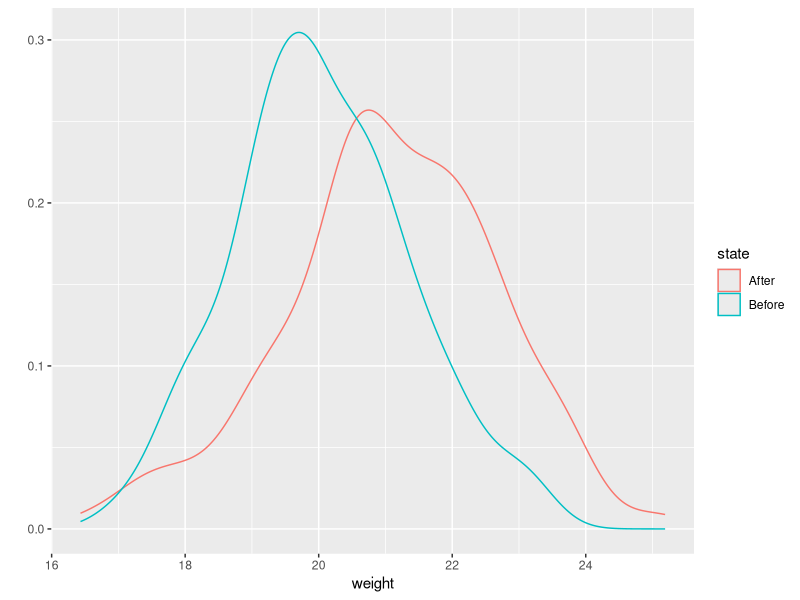
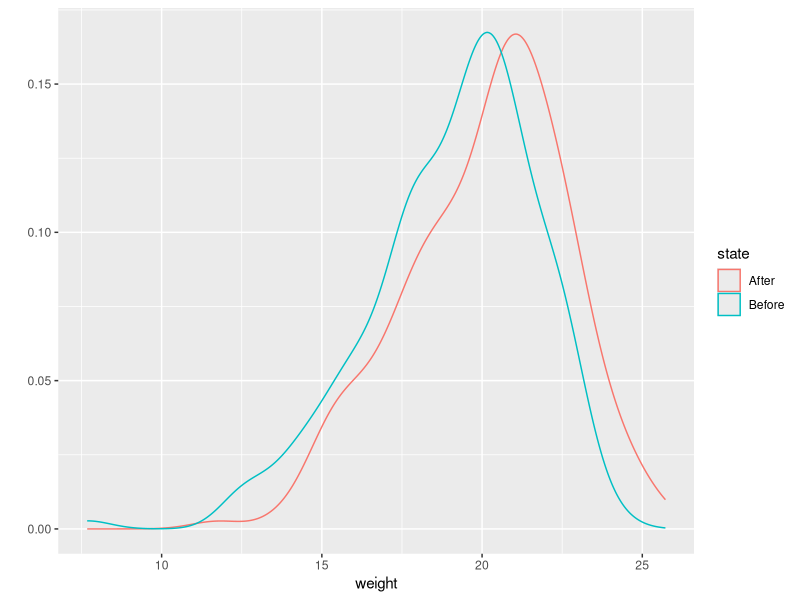
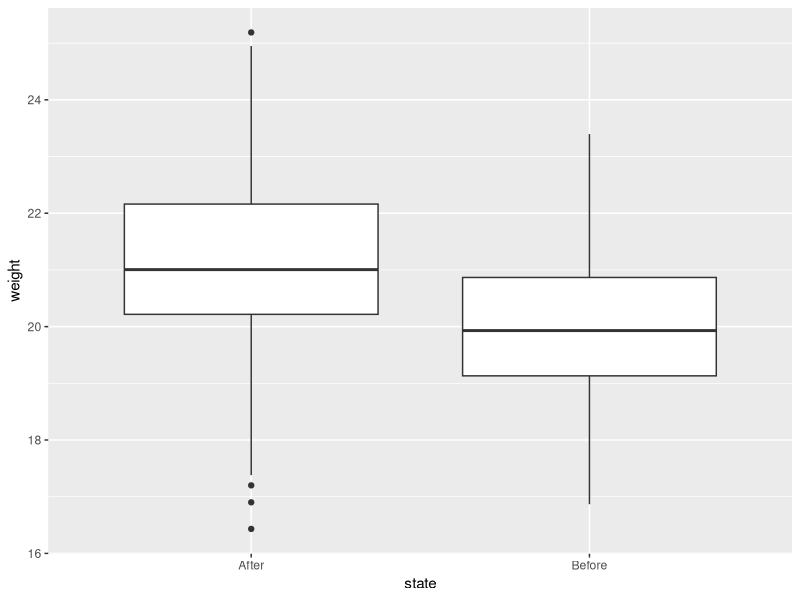
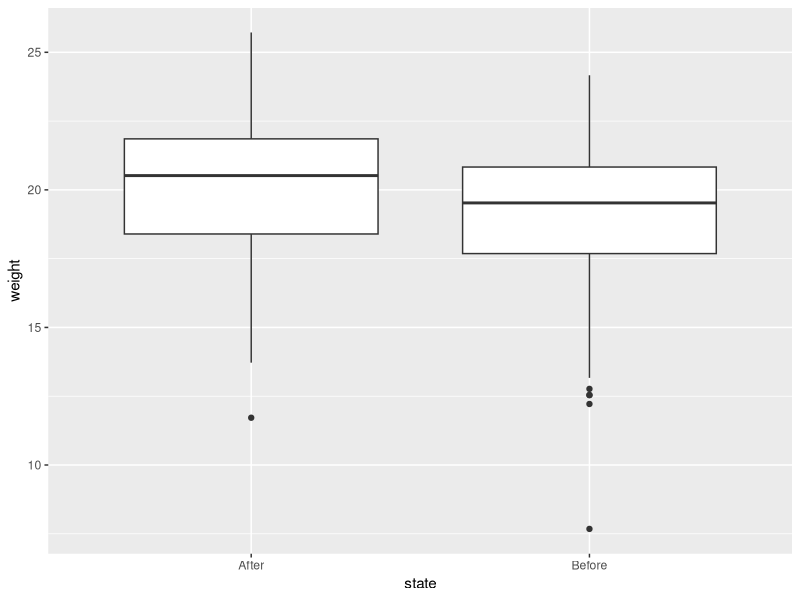
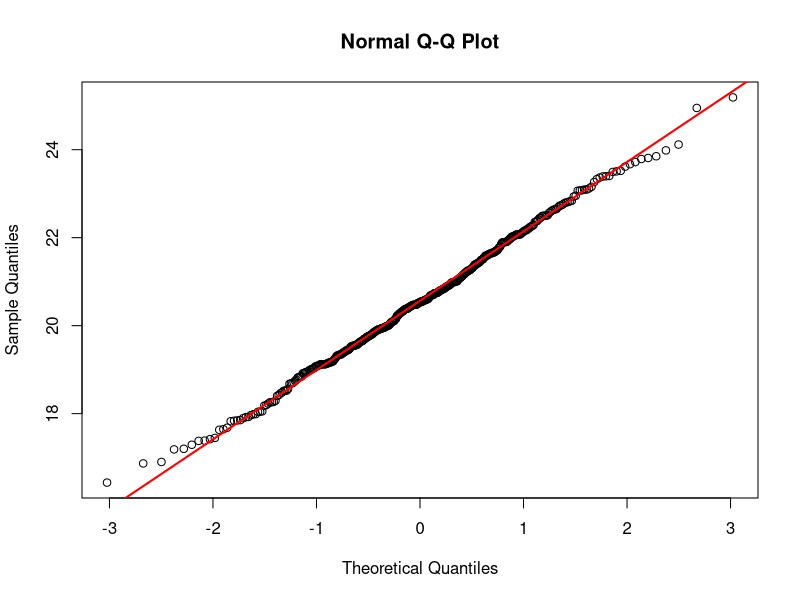
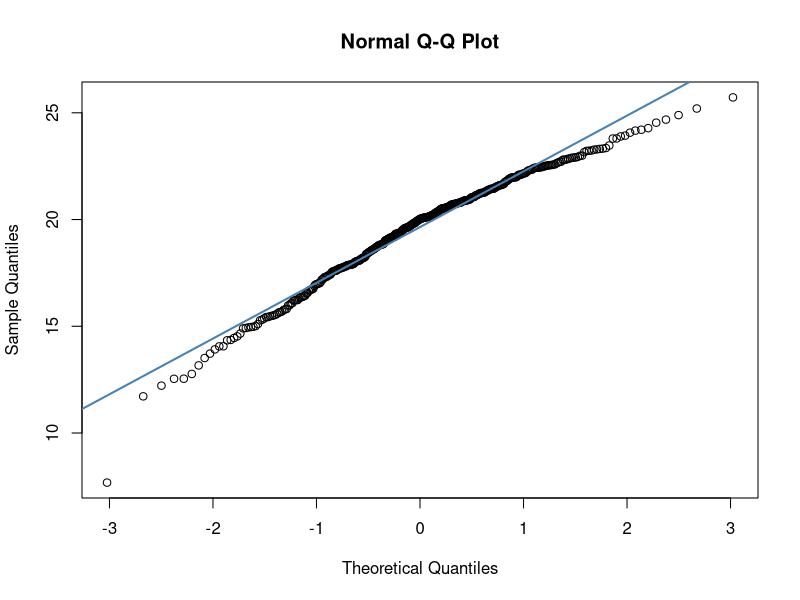
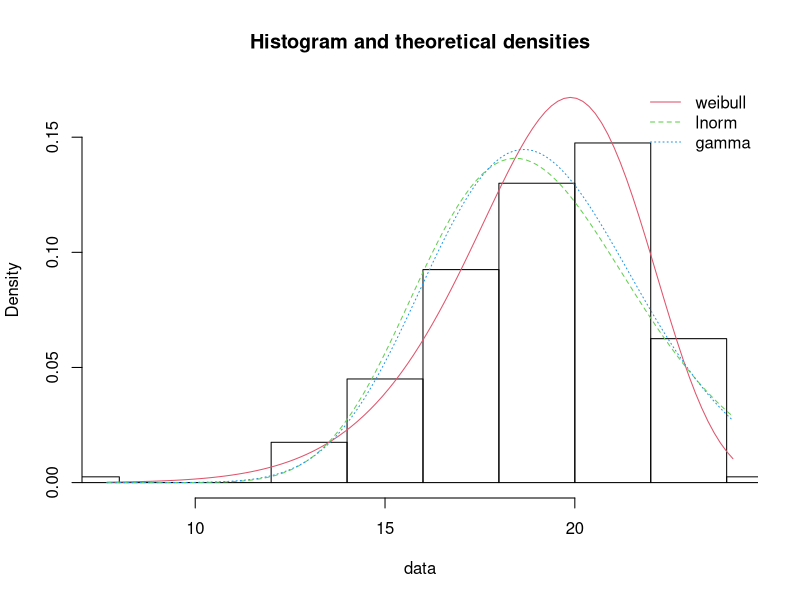
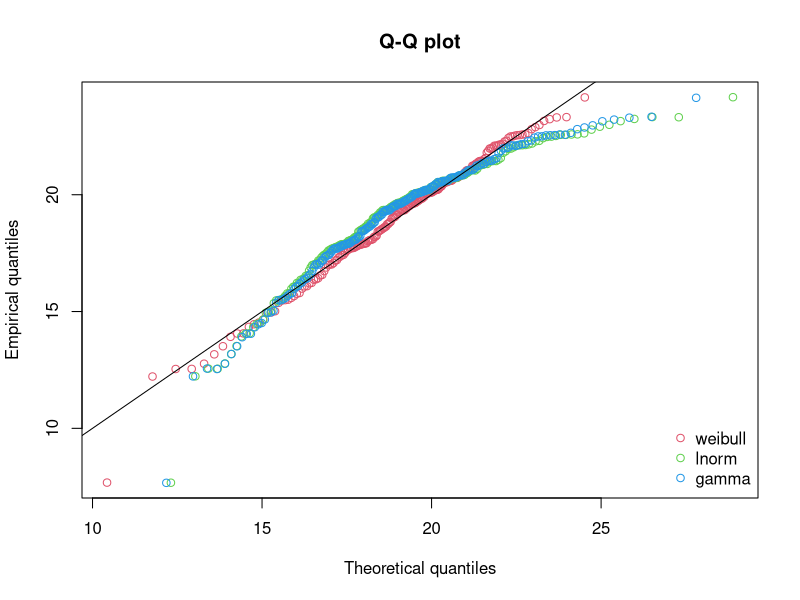

Write R code to recreate these figures, in order.
set.seed(1)
#Task 1: Data Generation


library(ggplot2)


mice.before.after <- data.frame(before= rnorm(200, 20, sqrt(2)),
after= rnorm(200, 21, sqrt(2.5)))
rats.before.after <- data.frame(before= rweibull(200, 10, scale = 20),
after= rweibull(200, 9, scale = 21))




#c)
mice <- data.frame(state= factor(rep(c("Before", "After"), each=200)),
weight = c(mice.before.after$before, mice.before.after$after))
qplot(weight, data = mice, geom= 'density', color= state )




rats <- data.frame(state= factor(rep(c("Before", "After"), each=200)),
weight = c(rats.before.after$before, rats.before.after$after))
qplot(weight, data = rats, geom= 'density', color= state )




#d)
qplot(state, weight, data= mice, geom= "boxplot")
qplot(state, weight, data= rats, geom= "boxplot")




# Task 2
qqnorm(mice$weight)



qqline(mice$weight, col = "red", lwd = 2)



qqnorm(rats$weight)
qqline(rats$weight, col = "steelblue", lwd = 2)


shapiro.test(mice$weight)
shapiro.test(rats$weight)
#From the output, the p-value > 0.05 implying that the distribution of the data are not significantly different from normal distribution. In other words, we can assume the normality.


# Task 3
# A)
t.test(mice.before.after$before, mice.before.after$after, paired= TRUE)
# a)
# T-test statistic t= -4.93
# The greater the magnitude of T, the greater the evidence against the null hypothesis.
#This means there is greater evidence that there is a significant difference. The closer T is to 0, the more likely there isn't a significant difference.
# b)
# Degree of freedom: 199
# c)
# The p-value of the test is 1.678e-06, which is less than the significance level alpha = 0.05.
#We can then reject null hypothesis and conclude that the average weight of the mice before treatment is significantly different from the average weight after treatment with a p-value = 1.678e-06.
# d)
# 95% Confidence Interval: -1.6332339 -0.7008692
# e)
# Sample estimates: Mean fo the differences= -1.167 almost the difference between
#the mean of the before and after distributions



# B)
wilcox.test(rats.before.after$before, rats.before.after$after, paired=TRUE)
# p-value = 0.001547 < 0.05, so they re not the same
# Task 4
install.packages("fitdistrplus")
library("fitdistrplus")
fw<- fitdist(rats.before.after$before, 'weibull')
fln <-fitdist(rats.before.after$before, 'lnorm')
fg<- fitdist(rats.before.after$before, 'gamma')


denscomp(list(fw, fln, fg))
qqcomp(list(fw, fln, fg))
cdfcomp(list(fw, fln, fg))
ppcomp(list(fw, fln, fg))
